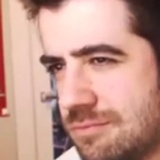
#> input picture reconocimientofacial1/Data/FotosAuron/imagen_12.jpg, 160 x 160 px, given in place of the camera
$ python capaentrada.py
#> lines starting #> are read from the running program, lines starting #| are printed output that depends on the picture
import cv2 as cv
import os
import imutils

modelo = "FotosMiguel"
ruta1 = "M:/Python_Reconocimiento_facial/reconocimientofacial1"
rutacompleta = ruta1 + "/" + modelo
if not os.path.exists(rutacompleta):
    os.makedirs(rutacompleta)


ruidos = cv.CascadeClassifier(
    "M:\Python_Reconocimiento_facial\entrenamientos opencv ruidos\opencv-master\opencv-master\data\haarcascades\haarcascade_frontalface_default.xml"
)
camara = cv.VideoCapture(0)
id = 0
while True:
    respuesta, captura = camara.read()
#> captura is the input picture: shape (160, 160, 3); mean B, G, R 140.8, 153.2, 198
    if respuesta == False:
        break
    captura = imutils.resize(captura, width=640)
#> captura: shape (640, 640, 3)
    grises = cv.cvtColor(captura, cv.COLOR_BGR2GRAY)
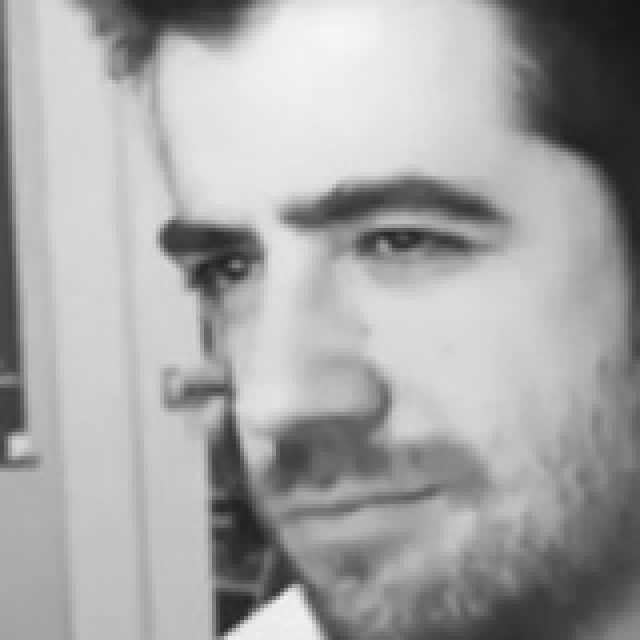
#> grises: shape (640, 640); min 22, max 246, mean 165.2
    idcaptura = captura.copy()

    cara = ruidos.detectMultiScale(grises, 1.3, 5)
#> cara = [[38, 32, 559, 559]]
    for (x, y, e1, e2) in cara:
        cv.rectangle(captura, (x, y), (x + e1, y + e2), (255, 0, 0), 2)
        rostrocapturado = idcaptura[y : y + e2, x : x + e1]
        rostrocapturado = cv.resize(
            rostrocapturado, (160, 160), interpolation=cv.INTER_CUBIC
        )
        cv.imwrite(rutacompleta + "/imagen_{}.jpg".format(id), rostrocapturado)
        id = id + 1
#> this loop made 1 pass
#> (x, y, e1, e2, id) on pass 1: (38, 32, 559, 559, 1)
#> pass 1, `rostrocapturado = idcaptura[y : y + e2, x : x + e1]`:
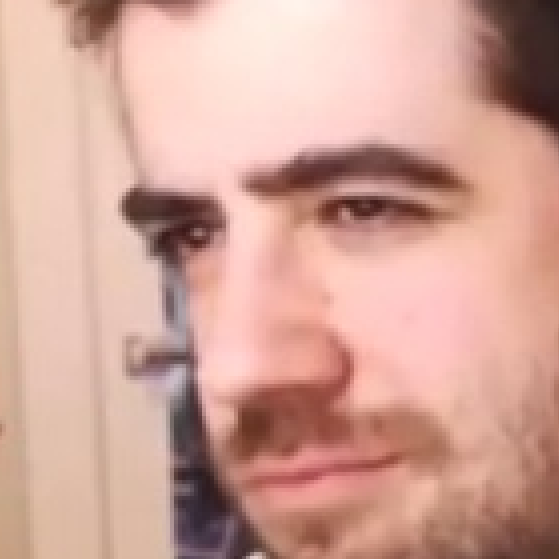
#> rostrocapturado: shape (559, 559, 3); mean B, G, R 152.1, 164.4, 209.6
#> after the loop:
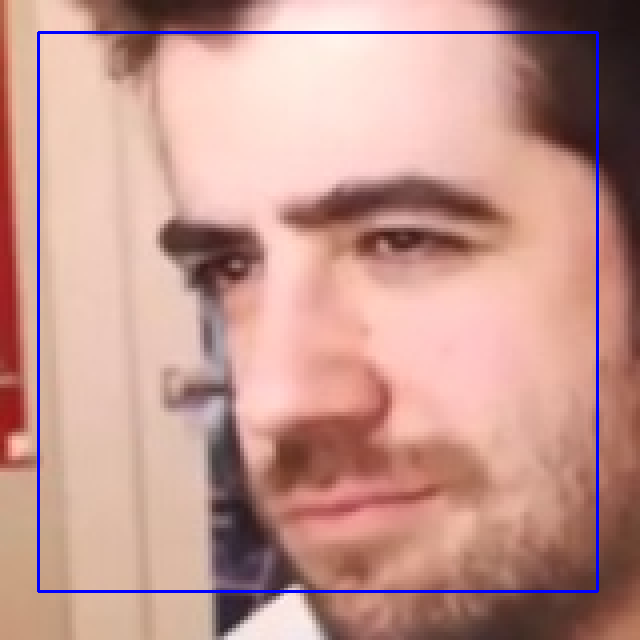
#> captura: shape (640, 640, 3); mean B, G, R 143, 150.9, 195.1
#> after the loop, id = 1

    cv.imshow("Resultado rostro", captura)

    if id == 351:
        break
camara.release()
cv.destroyAllWindows()

$ run again, on reconocimientofacial1/Data/FotosAuron/imagen_157.jpg
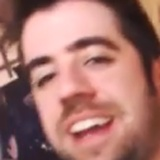
#> input picture reconocimientofacial1/Data/FotosAuron/imagen_157.jpg, 160 x 160 px, given in place of the camera
#> captura is the input picture: shape (160, 160, 3); mean B, G, R 109.4, 115.9, 164.5
#> cara = [[17, 23, 559, 559]]
#> the loop `for (x, y, e1, e2) in cara:` made 1 pass
#> (x, y, e1, e2, id) on pass 1: (17, 23, 559, 559, 1)
#> pass 1, `rostrocapturado = idcaptura[y : y + e2, x : x + e1]`:
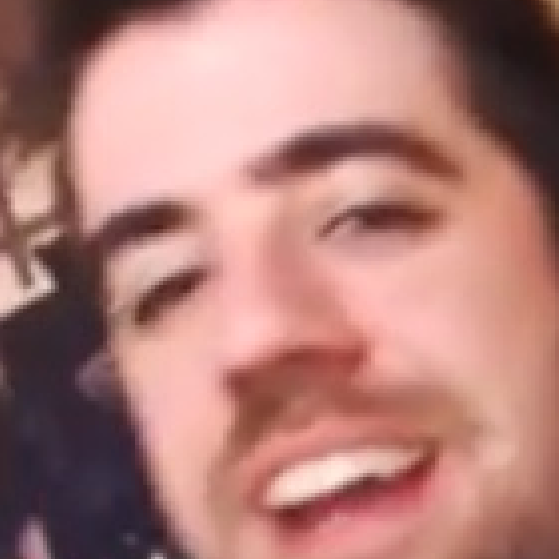
#> rostrocapturado: shape (559, 559, 3); mean B, G, R 121, 127, 177.7
#> after the loop `for (x, y, e1, e2) in cara:`:
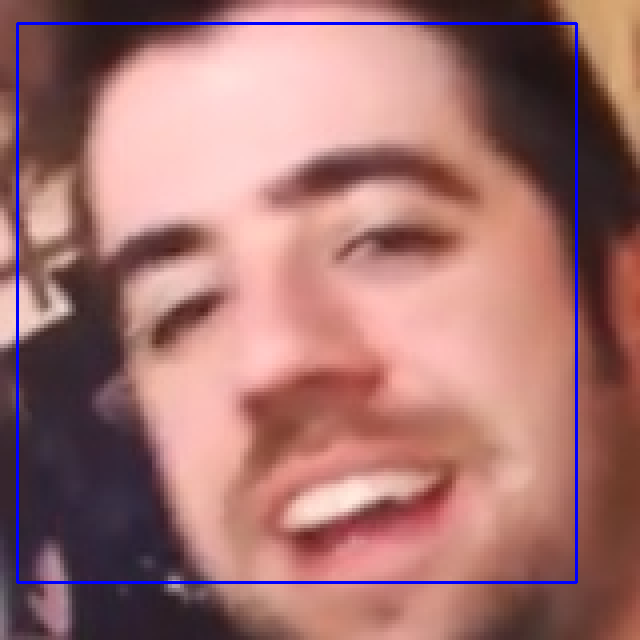
#> captura: shape (640, 640, 3); mean B, G, R 112.3, 114.4, 162.4
#> after the loop `for (x, y, e1, e2) in cara:`: id = 1

$ run again, on reconocimientofacial1/Data/FotosAuron/imagen_193.jpg
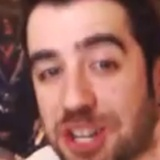
#> input picture reconocimientofacial1/Data/FotosAuron/imagen_193.jpg, 160 x 160 px, given in place of the camera
#> captura is the input picture: shape (160, 160, 3); mean B, G, R 92.8, 101.4, 152.4
#> cara = [[37, 37, 559, 559]]
#> the loop `for (x, y, e1, e2) in cara:` made 1 pass
#> (x, y, e1, e2, id) on pass 1: (37, 37, 559, 559, 1)
#> pass 1, `rostrocapturado = idcaptura[y : y + e2, x : x + e1]`:
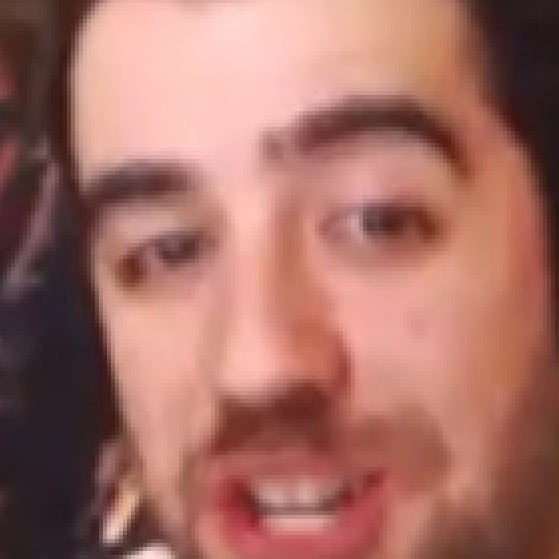
#> rostrocapturado: shape (559, 559, 3); mean B, G, R 100.7, 110.2, 164.7
#> after the loop `for (x, y, e1, e2) in cara:`:
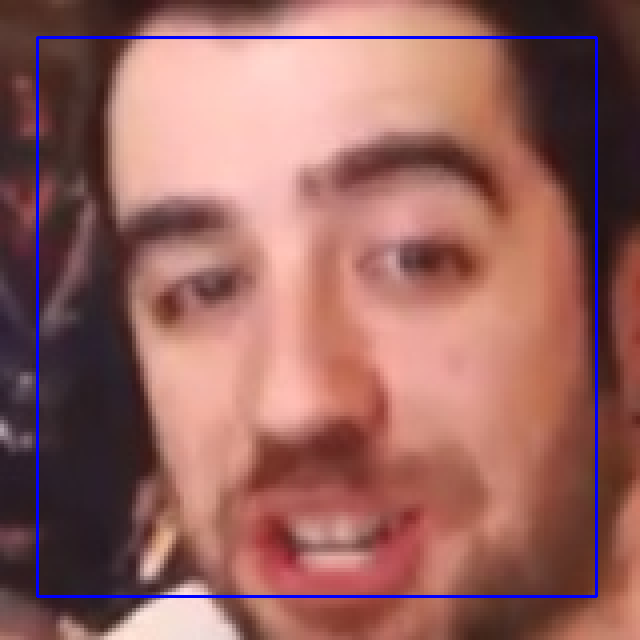
#> captura: shape (640, 640, 3); mean B, G, R 95.8, 100.2, 150.6
#> after the loop `for (x, y, e1, e2) in cara:`: id = 1
